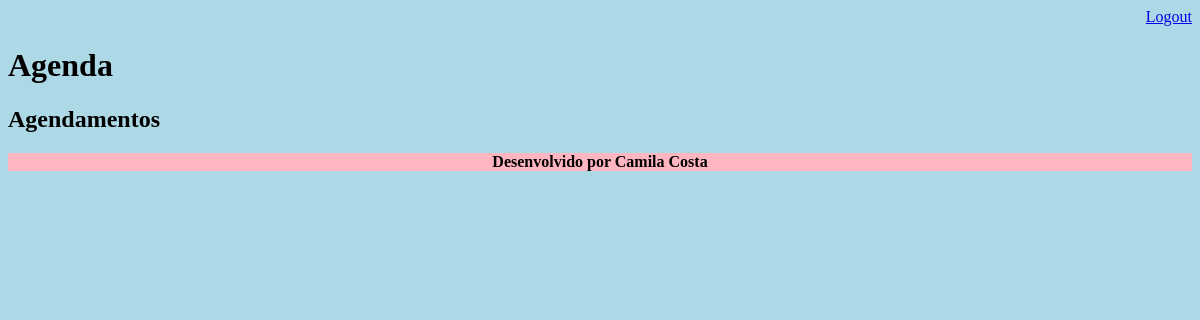
/agenda/ (signed in), run on an earlier commit of the app's database.
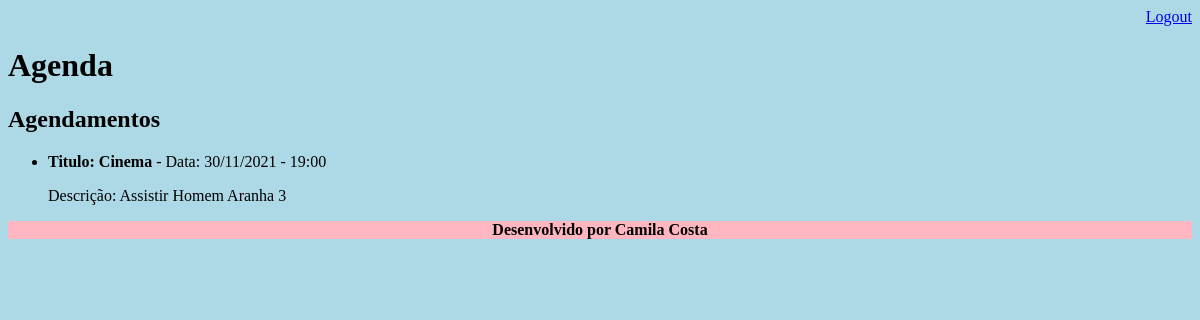
And on a later commit of the database.
### core/models.py (models this page shows, shortened)
class Evento(models.Model):
    titulo = models.CharField(max_length=100)
    descricao = models.TextField(blank=True, null=True)
    data_evento = models.DateTimeField(verbose_name='Data do Evento')
    data_criacao = models.DateTimeField(verbose_name='Data da Criação', auto_now=True)
    usuario = models.ForeignKey(User, on_delete=models.CASCADE)
    class Meta:
        db_table = 'evento'
    def get_data_evento(self):
        return self.data_evento.strftime('%d/%m/%Y - %H:%M')

### core/views.py (the view)
# urls.py: path('agenda/', views.lista_eventos),
@login_required(login_url='/login/')
def lista_eventos(request):
    usuario = request.user
    evento = Evento.objects.filter(usuario=usuario)
    dados = {'eventos':evento}
    return render(request, 'agenda.html', dados)

### Templates/agenda.html
{% extends "model-page.html" %}
{% block content %}
    <h2>Agendamentos</h2>
    <ul style="font-size": 18px>
    {% for evento in eventos %}
        <li> <b> Titulo: {{evento.titulo}}</b> - Data: {{evento.get_data_evento}} </li>
        <p> Descrição: {{evento.descricao}} </p>
    {% endfor%}
    </ul>
{% endblock %}

### Templates/model-page.html
<!DOCTYPE html>
<html lang="en">
<head>
    {% include "model-header.html" %}
</head>
<body style="background-color: lightblue">
    {% block content %} {% endblock%}
    {% include "model-footer.html" %}
</body>
</html>

### Templates/model-header.html (shortened to what this page needs)
    <div align="right">
        <a href="/logout">Logout</a>
    </div>
    <h1>Agenda</h1>

### Templates/model-footer.html
<div align="center" style="background-color: lightpink">
    <b>Desenvolvido por Camila Costa</b>
</div>

What changed in the data, as far as the page shows it:
added Evento: titulo "Cinema", get_data_evento "30/11/2021 - 19:00", descricao "Assistir Homem Aranha 3"
